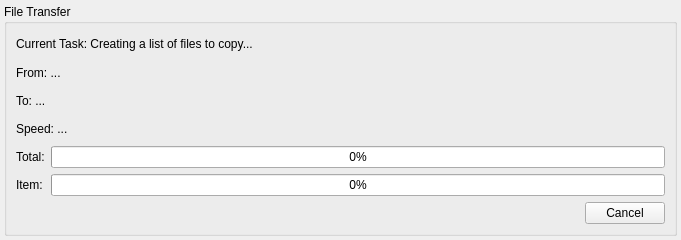
<?xml version="1.0" encoding="UTF-8"?>
<ui version="4.0">
 <class>FileTransferWidget</class>
 <widget class="QWidget" name="FileTransferWidget">
  <property name="geometry">
   <rect>
    <x>0</x>
    <y>0</y>
    <width>681</width>
    <height>240</height>
   </rect>
  </property>
  <property name="sizePolicy">
   <sizepolicy hsizetype="Preferred" vsizetype="Fixed">
    <horstretch>0</horstretch>
    <verstretch>0</verstretch>
   </sizepolicy>
  </property>
  <layout class="QVBoxLayout" name="verticalLayout_3">
   <property name="leftMargin">
    <number>4</number>
   </property>
   <property name="topMargin">
    <number>4</number>
   </property>
   <property name="rightMargin">
    <number>4</number>
   </property>
   <property name="bottomMargin">
    <number>4</number>
   </property>
   <item>
    <widget class="QGroupBox" name="groupBox">
     <property name="title">
      <string>File Transfer</string>
     </property>
     <layout class="QVBoxLayout" name="verticalLayout">
      <item>
       <widget class="QLabel" name="label_task">
        <property name="text">
         <string>Current Task: Creating a list of files to copy...</string>
        </property>
       </widget>
      </item>
      <item>
       <widget class="QLabel" name="label_source">
        <property name="text">
         <string>From: ...</string>
        </property>
       </widget>
      </item>
      <item>
       <widget class="QLabel" name="label_target">
        <property name="text">
         <string>To: ...</string>
        </property>
       </widget>
      </item>
      <item>
       <widget class="QLabel" name="label_speed">
        <property name="text">
         <string>Speed: ...</string>
        </property>
       </widget>
      </item>
      <item>
       <layout class="QHBoxLayout" name="horizontalLayout">
        <item>
         <layout class="QVBoxLayout" name="verticalLayout_2">
          <item>
           <widget class="QLabel" name="label_progress_total">
            <property name="text">
             <string>Total:</string>
            </property>
           </widget>
          </item>
          <item>
           <widget class="QLabel" name="label_progress_current">
            <property name="text">
             <string>Item:</string>
            </property>
           </widget>
          </item>
         </layout>
        </item>
        <item>
         <layout class="QVBoxLayout" name="verticalLayout_4">
          <item>
           <widget class="QProgressBar" name="progress_total">
            <property name="value">
             <number>0</number>
            </property>
           </widget>
          </item>
          <item>
           <widget class="QProgressBar" name="progress_current">
            <property name="value">
             <number>0</number>
            </property>
           </widget>
          </item>
         </layout>
        </item>
       </layout>
      </item>
      <item>
       <layout class="QHBoxLayout" name="horizontalLayout_2">
        <item>
         <spacer name="horizontalSpacer">
          <property name="orientation">
           <enum>Qt::Orientation::Horizontal</enum>
          </property>
          <property name="sizeHint" stdset="0">
           <size>
            <width>40</width>
            <height>20</height>
           </size>
          </property>
         </spacer>
        </item>
        <item>
         <widget class="QPushButton" name="button_cancel">
          <property name="text">
           <string>Cancel</string>
          </property>
         </widget>
        </item>
       </layout>
      </item>
     </layout>
    </widget>
   </item>
  </layout>
 </widget>
 <resources/>
 <connections/>
</ui>
